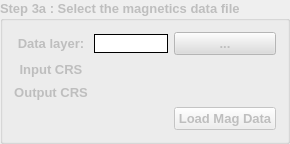
      <widget class="QGroupBox" name="groupBox_7">
       <property name="enabled">
        <bool>false</bool>
       </property>
       <property name="geometry">
        <rect>
         <x>9</x>
         <y>292</y>
         <width>290</width>
         <height>144</height>
        </rect>
       </property>
       <property name="sizePolicy">
        <sizepolicy hsizetype="Expanding" vsizetype="Expanding">
         <horstretch>0</horstretch>
         <verstretch>0</verstretch>
        </sizepolicy>
       </property>
       <property name="font">
        <font>
         <pointsize>10</pointsize>
         <weight>75</weight>
         <bold>true</bold>
        </font>
       </property>
       <property name="title">
        <string>Step 3a : Select the magnetics data file</string>
       </property>
       <layout class="QGridLayout" name="gridLayout_5">
        <item row="1" column="1">
         <widget class="QgsProjectionSelectionWidget" name="mQgsProjectionSelectionWidget_6"/>
        </item>
        <item row="3" column="2">
         <widget class="QPushButton" name="pushButton_6">
          <property name="text">
           <string>Load Mag Data</string>
          </property>
         </widget>
        </item>
        <item row="0" column="1">
         <widget class="QLineEdit" name="lineEdit_14">
          <property name="styleSheet">
           <string notr="true">QLineEdit {
    border-radius:0px; /* Ajustez la valeur pour contrôler l'arrondi des coins */
    background-color: rgb(255, 255, 255, 255);

border-style: solid;border-width: 1px;border-color: black
}
</string>
          </property>
         </widget>
        </item>
        <item row="0" column="2">
         <widget class="QPushButton" name="pushButton_8">
          <property name="styleSheet">
           <string notr="true">background-color: rgb(220, 220, 220, 255);</string>
          </property>
          <property name="text">
           <string>...</string>
          </property>
         </widget>
        </item>
        <item row="1" column="0">
         <widget class="QLabel" name="label_68">
          <property name="styleSheet">
           <string notr="true">font-family: Arial; 
font-size: 13px;
</string>
          </property>
          <property name="text">
           <string>Input CRS</string>
          </property>
          <property name="alignment">
           <set>Qt::AlignCenter</set>
          </property>
         </widget>
        </item>
        <item row="2" column="1">
         <widget class="QgsProjectionSelectionWidget" name="mQgsProjectionSelectionWidget_8"/>
        </item>
        <item row="2" column="0">
         <widget class="QLabel" name="label_71">
          <property name="styleSheet">
           <string notr="true">font-family: Arial; 
font-size: 13px;
</string>
          </property>
          <property name="text">
           <string>Output CRS</string>
          </property>
          <property name="alignment">
           <set>Qt::AlignCenter</set>
          </property>
         </widget>
        </item>
        <item row="0" column="0">
         <widget class="QLabel" name="label_67">
          <property name="styleSheet">
           <string notr="true">font-family: Arial; 
font-size: 13px;
</string>
          </property>
          <property name="text">
           <string>Data layer:</string>
          </property>
          <property name="alignment">
           <set>Qt::AlignCenter</set>
          </property>
         </widget>
        </item>
       </layout>
      </widget>
